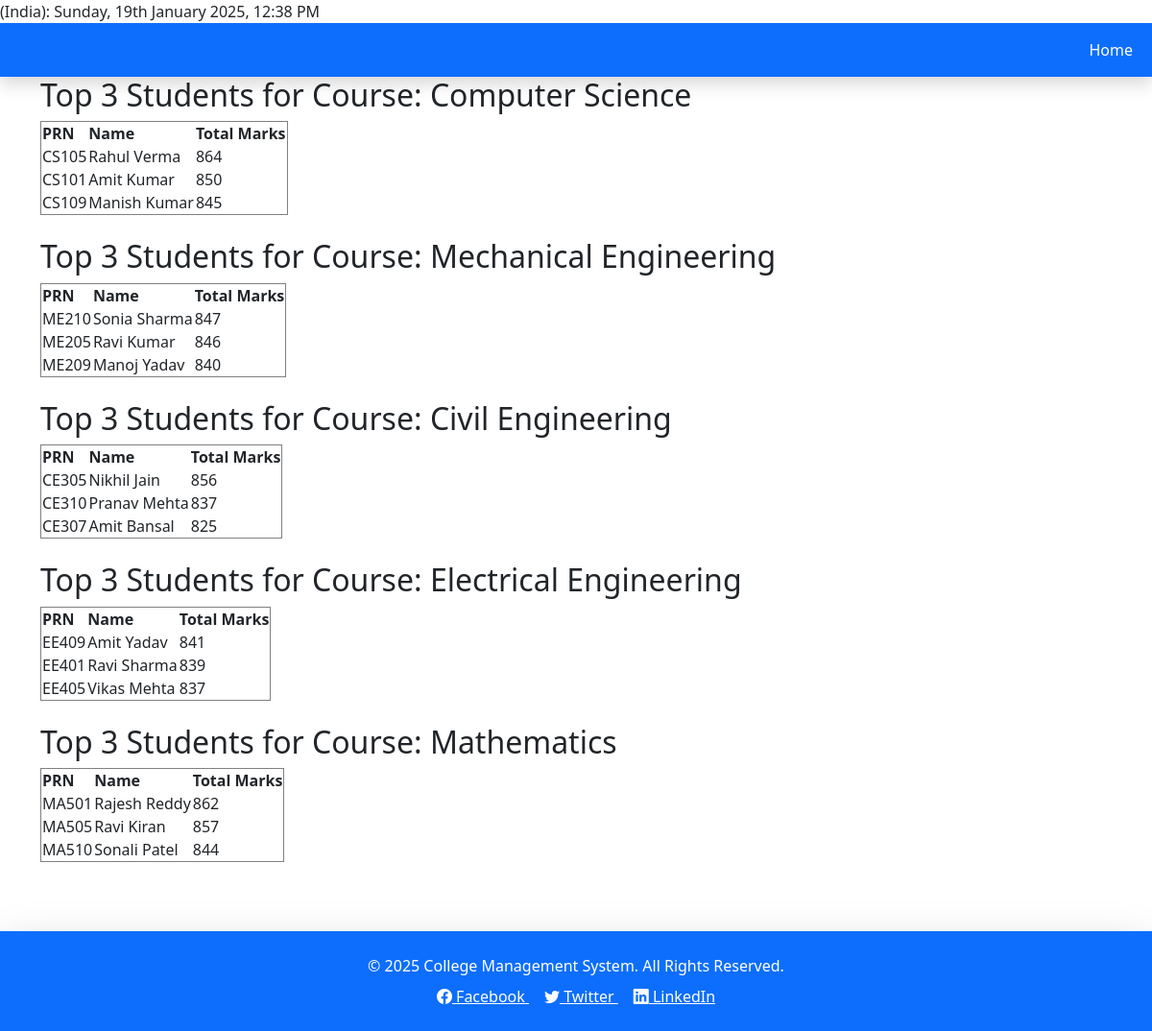
/display/toppers.php, run on the app's committed database.
### tables this page shows
CREATE TABLE `enrollment` (
  `prn` varchar(20) NOT NULL,
  `course_id` int(11) NOT NULL
);

CREATE TABLE `courses` (
  `course_id` int(11) NOT NULL,
  `course_name` varchar(100) NOT NULL
);

CREATE TABLE `students` (
  `prn` varchar(20) NOT NULL,
  `name` varchar(100) NOT NULL,
  `roll` int(11) NOT NULL,
  `email` varchar(100) NOT NULL,
  `password` varchar(255) NOT NULL,
  `address` text NOT NULL
);

### display/toppers.php (the view)
<?php
include '../config/database.php';
include '../includes/header.php';
?>
<div class="container">
    <?php
    $query = "
        SELECT
            e.course_id,
            c.course_name,
            s.prn,
            s.name AS student_name,
            SUM(m.marks_received) AS total_marks
        FROM
            students s
        JOIN
            enrollment e ON s.prn = e.prn
        JOIN
            marks m ON s.prn = m.prn
        JOIN
            subjects sub ON m.subject_id = sub.subject_id
        JOIN
            courses c ON e.course_id = c.course_id
        WHERE
            m.semester_id IN (1, 2)
        GROUP BY
            s.prn, s.name, e.course_id
        ORDER BY
            e.course_id, total_marks DESC
    ";
    $stmt = $pdo->query($query);
    if ($stmt) {
        $students = [];
        while ($row = $stmt->fetch(PDO::FETCH_ASSOC)) {
            $course_id = $row['course_id'];
            if (!isset($students[$course_id])) {
                $students[$course_id] = [];
            }
            if (count($students[$course_id]) < 3) {
                $students[$course_id][] = $row;
            }
        }
        foreach ($students as $course_id => $topStudents) {
            echo "<h2>Top 3 Students for Course: {$topStudents[0]['course_name']}</h2>";
            echo "<table border='1'>";
            echo "<tr><th>PRN</th><th>Name</th><th>Total Marks</th></tr>";
            foreach ($topStudents as $student) {
                echo "<tr>
                    <td>{$student['prn']}</td>
                    <td>{$student['student_name']}</td>
                    <td>{$student['total_marks']}</td>
                </tr>";
            }
            echo "</table><br>";
        }
    } else {
        echo "Error: " . $pdo->errorInfo();
    }
    ?>
</div>
<?php include '../includes/footer.php'; ?>

### includes/header.php (shortened to what this page needs)
<?php
echo "(India): " . date('l, jS F Y, h:i A') . "<br>";
?>
<!DOCTYPE html>
<html lang="en">
<head>
    <link href="https://cdn.jsdelivr.net/npm/bootstrap-icons/font/bootstrap-icons.css" rel="stylesheet">
    <link rel="stylesheet" href="https://cdnjs.cloudflare.com/ajax/libs/bootstrap/5.3.0/css/bootstrap.min.css">
</head>
<body>
    <nav class="navbar navbar-expand-lg navbar-dark bg-primary shadow">
        <div class="container-fluid">
            <div class="collapse navbar-collapse" id="navbarNav">
                <ul class="navbar-nav ms-auto">
                    <li class="nav-item">
                        <a class="nav-link text-white" href="../index.php">Home</a>
                    </li>
                </ul>
            </div>
        </div>
    </nav>
</body>
</html>

### includes/footer.php (shortened to what this page needs)
    <footer class="bg-primary text-white text-center py-4 mt-5 shadow-lg">
        <div class="container">
            <p class="mb-0">© <?php echo date('Y'); ?> College Management System. All Rights Reserved.</p>
        </div>
        <div class="mt-2">
            <a href="#" class="text-white mx-2">
                <i class="bi bi-facebook"></i> Facebook
            </a>
            <a href="#" class="text-white mx-2">
                <i class="bi bi-twitter"></i> Twitter
            </a>
            <a href="#" class="text-white mx-2">
                <i class="bi bi-linkedin"></i> LinkedIn
            </a>
        </div>
    </footer>
</body>
</html>

### data on the page
enrollment: course.course_name "Computer Science", prn.prn "CS105", prn.name "Rahul Verma", total_marks "864"
enrollment: prn.prn "CS101", prn.name "Amit Kumar", total_marks "850"
enrollment: prn.prn "CS109", prn.name "Manish Kumar", total_marks "845"
enrollment: course.course_name "Mechanical Engineering", prn.prn "ME210", prn.name "Sonia Sharma", total_marks "847"
enrollment: prn.prn "ME205", prn.name "Ravi Kumar", total_marks "846"
enrollment: prn.prn "ME209", prn.name "Manoj Yadav", total_marks "840"
enrollment: course.course_name "Civil Engineering", prn.prn "CE305", prn.name "Nikhil Jain", total_marks "856"
enrollment: prn.prn "CE310", prn.name "Pranav Mehta", total_marks "837"
enrollment: prn.prn "CE307", prn.name "Amit Bansal", total_marks "825"
enrollment: course.course_name "Electrical Engineering", prn.prn "EE409", prn.name "Amit Yadav", total_marks "841"
enrollment: prn.prn "EE401", prn.name "Ravi Sharma", total_marks "839"
enrollment: prn.prn "EE405", prn.name "Vikas Mehta", total_marks "837"
enrollment: course.course_name "Mathematics", prn.prn "MA501", prn.name "Rajesh Reddy", total_marks "862"
enrollment: prn.prn "MA505", prn.name "Ravi Kiran", total_marks "857"
enrollment: prn.prn "MA510", prn.name "Sonali Patel", total_marks "844"
